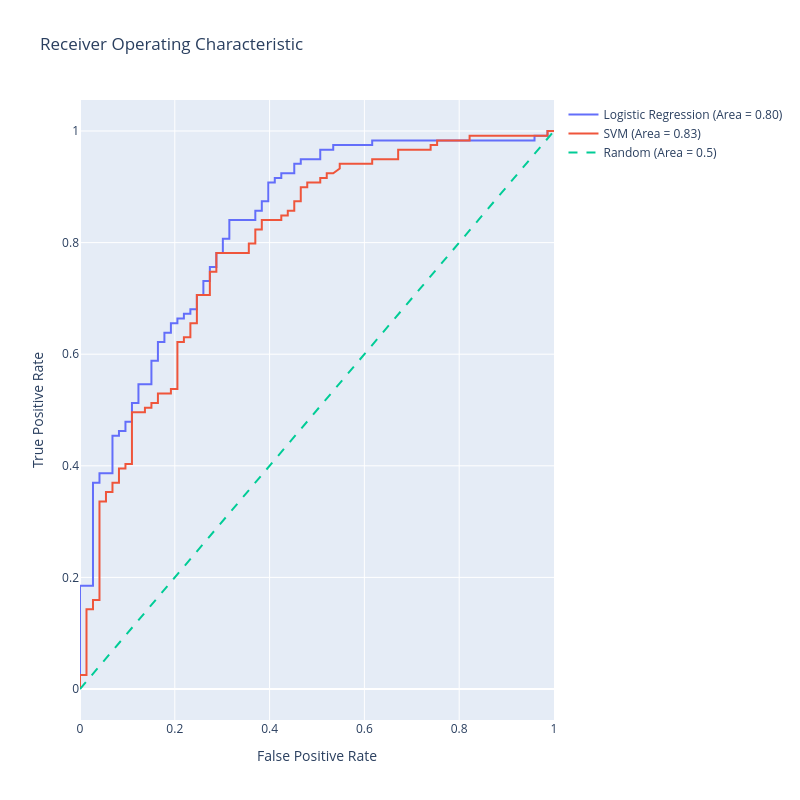

This figure's notebook cell:
### Code cell
# Generate a trace for the Logistic Regression ROC curve
trace0 = go.Scatter(
    x=fpr_r,
    y=tpr_r,
    mode='lines',
    name=f'Logistic Regression (Area = {lr_auc:.2f})'
)

# Generate a trace for the SVM ROC curve
trace1 = go.Scatter(
    x=fpr_s,
    y=tpr_s,
    mode='lines',
    name=f'SVM (Area = {svm_auc:.2f})'
)

# Diagonal line
trace2 = go.Scatter(
    x=[0, 1],
    y=[0, 1],
    mode='lines',
    name='Random (Area = 0.5)',
    line=dict(dash='dash')
)

data = [trace0, trace1, trace2]

# Define layout with square aspect ratio
layout = go.Layout(
    title='Receiver Operating Characteristic',
    xaxis=dict(title='False Positive Rate'),
    yaxis=dict(title='True Positive Rate'),
    autosize=False,
    width=800,
    height=800,
    showlegend=True
)

# Define figure and add data
fig = go.Figure(data=data, layout=layout)

# Show figure
fig.show()
